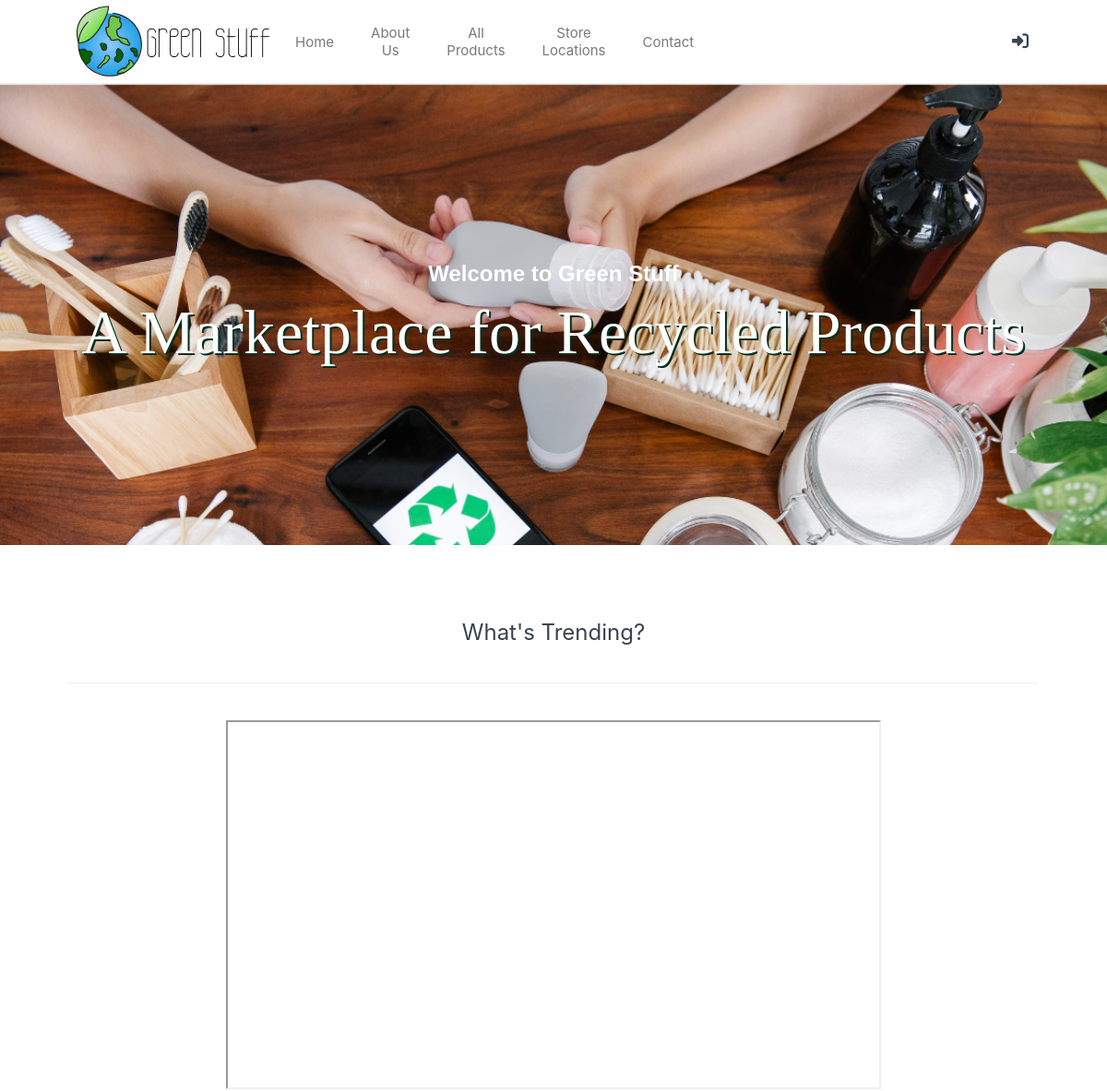
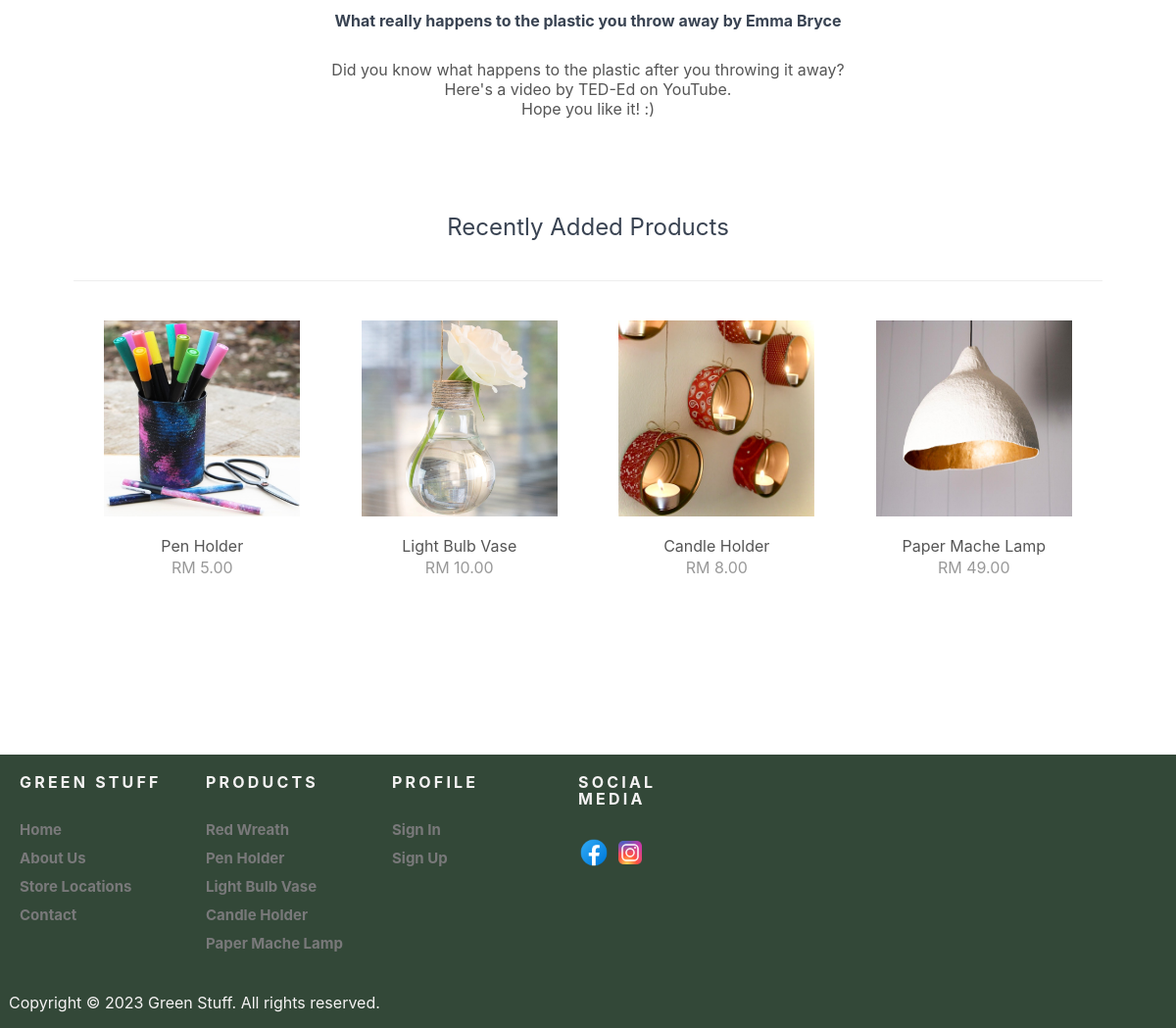
The page / on the database its author committed (2 pictures, top to bottom).
### tables this page shows
CREATE TABLE `products` (
  `id` int(11) NOT NULL,
  `name` varchar(200) NOT NULL,
  `desc` text NOT NULL,
  `price` decimal(7,2) NOT NULL,
  `rrp` decimal(7,2) NOT NULL DEFAULT 0.00,
  `qty` int(11) NOT NULL,
  `img` text NOT NULL,
  `date_added` datetime NOT NULL DEFAULT current_timestamp()
);

### index.php (called while the page is built, shortened)
<?php
    include 'functions.php';
    $page = isset($_GET['page']) && file_exists($_GET['page'] . '.php') ? $_GET['page'] : 'home';
    include $page . '.php';
?>

### home.php (the view, shortened to what this page needs)
<?php
$stmt = $pdo->prepare('SELECT * FROM products ORDER BY date_added DESC LIMIT 4');
$stmt->execute();
$recently_added_products = $stmt->fetchAll(PDO::FETCH_ASSOC);
?>
<?=h_header('Home')?>
<div class="featured">
    <h2 style="font-family:Helvetica;">Welcome to Green Stuff</h2>
    <p style="font-family:'Monaco';text-shadow: 2px 2px #023020">A Marketplace for Recycled Products</p>
</div>
<br>
<br>
<div class="recentlyadded content-wrapper">
    <h2>What's Trending?</h2>
</div>
<br>
<br>
<div class="col">
      <iframe width="710" height="400"
      src="https://www.youtube.com/embed/_6xlNyWPpB8?autoplay=1&mute=1">
      </iframe>
      <h2>What really happens to the plastic you throw away by Emma Bryce</h2>
      <p style="text-align: center;">Did you know what happens to the plastic after you throwing it away? <br>Here's a video by TED-Ed on YouTube. <br> Hope you like it! :)</p>
    </div>
    <br>
    <br>
<div class="recentlyadded content-wrapper">
    <h2>Recently Added Products</h2>
    <div class="products">
        <?php foreach ($recently_added_products as $product): ?>
        <a href="index.php?page=product&id=<?=$product['id']?>" class="product">
            <img src="imgs/<?=$product['img']?>" width="200" height="200" alt="<?=$product['name']?>">
            <span class="name"><?=$product['name']?></span>
            <span class="price">
                RM <?=$product['price']?>
            </span>
        </a>
        <?php endforeach; ?>
    </div>
</div>
<?=h_footer()?>

### functions.php (shortened to what this page needs)
<?php
function h_header($title) {
if(!isset($_SESSION['ID'])){
echo <<<EOT
<html>
	<head>
		<meta charset="utf-8">
		<title>$title</title>
		<link href="layoutt.css" rel="stylesheet" type="text/css">
		<link rel="stylesheet" href="https://use.fontawesome.com/releases/v5.7.1/css/all.css">
        <script src="https://kit.fontawesome.com/e92e19955e.js"></script>
    </head>
	<body>
        <header>
            <div class="content-wrapper">
            <a href="index.php" class="lg"><img src="./imgs/logo.svg"  alt="Green Stuff Logo" width="225" height="90"></a>
                <nav>
                    <a href="index.php">Home</a>
                    <a href="index.php?page=aboutus">About Us</a>
                    <a href="index.php?page=products">All Products</a>
                    <a href="index.php?page=storelocations">Store Locations</a>
                    <a href="index.php?page=Contact">Contact</a>
                    <a href="index.php?page=Sign Up" hidden></a>
                    <a href="index.php?page=Sucessfull" hidden></a>
                    <a href="index.php?page=logoutpage" hidden></a>
                </nav>
                    <div class="link-icons">
                        <a href="index.php?page=Login">
                            <i class="fa-solid fa-right-to-bracket"></i>
                        </a>
                    </div>
            </div>
        </header>
        <main>
EOT;
}
}
function h_footer() {
$year = date('Y');
if(!isset($_SESSION['ID'])){
echo <<<EOT
        </main>
<footer>
  <br>
  <br>
  <br>
  <br>
  <br>
  <br>
  <br>
  <br>
  <br>
  <br>
  <br>
  <br>
  <br>
  <br>
  <br>
<div class="footer">
  <div class="fd">
  <div class="list">
    <h5>GREEN STUFF</h5>
    <br>
    <ul>
      <li><a href="index.php">Home</a></li>
      <li><a href="index.php?page=aboutus">About Us</a></li>
      <li><a href="index.php?page=storelocations">Store Locations</a></li>
      <li><a href="index.php?page=Contact">Contact</a></li>
    </ul>
  </div>
  <div class="list">
    <h5>PRODUCTS</h5>
    <br>
    <ul>
      <li><a href="index.php?page=product&id=9">Red Wreath</a></li>
      <li><a href="index.php?page=product&id=8">Pen Holder</a></li>
      <li><a href="index.php?page=product&id=7">Light Bulb Vase</a></li>
      <li><a href="index.php?page=product&id=6">Candle Holder</a></li>
      <li><a href="index.php?page=product&id=5">Paper Mache Lamp</a></li>
    </ul>
  </div>
  <div class="list">
    <h5>PROFILE</h5>
    <br>
    <ul>
      <li><a href="index.php?page=Login">Sign In</a></li>
      <li><a href="index.php?page=Sign%20Up">Sign Up</a></li>
    </ul>
  </div>
  <div class="list smedia">
    <h5>SOCIAL MEDIA</h5>
    <br>
    <ul>
      <li><img src="./imgs/fb.png" width="32" style="width: 32px;"></li>
      <li><img src="./imgs/insta.png" width="32" style="width: 32px;"></li>
    </ul>
  </div>
  <div class="cf"></div>
  <p style="color:rgb(245, 243, 243);">&nbsp&nbspCopyright &copy; $year Green Stuff. All rights reserved.</p>
</div>
</div>
</footer>
    </body>
</html>
EOT;
}
}
?>

### layoutt.css (style rules this page uses)
* { box-sizing: border-box; font-family: -apple-system, BlinkMacSystemFont, "segoe ui", roboto, oxygen, ubuntu, cantarell, "fira sans", "droid sans", "helvetica neue", Arial, sans-serif; font-size: 16px; -webkit-font-smoothing: anti aliased; -moz-osx-font-smoothing: grayscale; }
html { height: 100%; }
body { position: relative; min-height: 100%; color: #555555; background-color: #FFFFFF; margin: 0; padding-bottom: 100px; }
h1, h2, h3, h4, h5 { color: #394352; }
.content-wrapper { width: 1050px; margin: 0 auto; }
header { border-bottom: 1px solid #EEEEEE; }
header .content-wrapper { display: flex; }
header nav { display: flex; flex-grow: 1; flex-basis: 0; justify-content: center; align-items: center; }
header nav a { text-decoration: none; color: #555555; padding: 10px 10px; margin: 0 10px; }
header .link-icons { display: flex; flex-grow: 1; flex-basis: 0; justify-content: flex-end; align-items: center; position: relative; }
header .link-icons a { text-decoration: none; color: #394352; padding: 0 10px; }
header .link-icons a i { font-size: 18px; }
main .featured { display: flex; flex-direction: column; background-image: url(../21072996_LeeKahHoong/imgs/bg.png); background-repeat: no-repeat; background-size:cover; min-width: 1100px; height: 500px; align-items:center; justify-content: center; text-align: center; }
main .featured h2 { display: inline-block; margin: 0; width: 1050px; font-family: Arial, Helvetica, sans-serif; font-size: 24px; color: #FFFFFF; padding-bottom: 10px; }
main .featured p { display: inline-block; font-family: Arial, Helvetica, sans-serif; margin: 0; width: 1050px; font-size: 68px; color: #FFFFFF; }
main .recentlyadded h2 { display: block; font-weight: normal; margin: 0; padding: 40px 0; font-size: 24px; text-align: center; width: 100%; border-bottom: 1px solid #EEEEEE; }
main .recentlyadded .products, main .products .products-wrapper { display: flex; flex-wrap: wrap; align-items: center; justify-content: space-between; padding: 40px 0 0 0; }
main .recentlyadded .products .product, main .products .products-wrapper .product { display: block; overflow: hidden; text-decoration: none; width: 25%; padding-bottom: 60px; }
main .recentlyadded .products .product img, main .products .products-wrapper .product img { transform: scale(1); transition: transform 1s; }
main .recentlyadded .products .product .name, main .products .products-wrapper .product .name { display: block; color: #555555; padding: 20px 0 2px 0; }
main .recentlyadded .products .product .price, main .products .products-wrapper .product .price { display: block; color: #999999; }
.footer { position:absolute; bottom:0; width: 100%; height: auto; background-color: #334838; }
.footer .list { width: 190px; height: auto; float: left; padding: 0px 20px 20px 20px; }
.footer .list h5 { margin: 0; padding: 0; font-family: inherit; font-size: 16px; line-height: 17px; padding: 20px 0px 5px 0px; color: rgb(245, 243, 243); font-weight: bolder; letter-spacing: 0.20em; }
.footer .list ul { list-style-type: none; margin: 0; padding: 0; }
a:link, a:visited { color: #79797a; font-size: 15px; font-family:-apple-system, BlinkMacSystemFont, "segoe ui", roboto, oxygen, ubuntu, cantarell, "fira sans", "droid sans", "helvetica neue", Arial, sans-serif; text-align: center; text-decoration: none; }
.footer .list ul li { font-size: 14px; font-weight: bold; font-family: inherit; padding: 5px 0px 5px 0px; }
.smedia ul li { display: inline-block; padding-right: 5px; }

### home.php (style rules this page uses)
.col { display: flex; flex-direction: column; align-items: center; }

### rows shown on the page
products: img (picture), name "Pen Holder", price "5.00"
products: img (picture), name "Light Bulb Vase", price "10.00"
products: img (picture), name "Candle Holder", price "8.00"
products: img (picture), name "Paper Mache Lamp", price "49.00"
